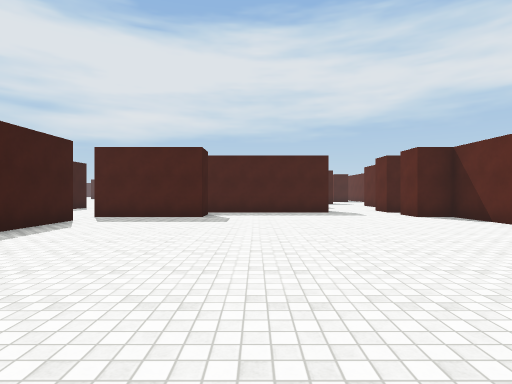
[1] (above)

24 first-person views from a walk through a 3-D level made in the Unity game engine. The camera is 1.4 m above the floor, looks level and sees 80° across. The floor is counted in squares, 2 m on a side. Each view is taken from the middle of a square. On the plan, view 1 faces up. The plan holds only what a view shows up to about 10 squares ahead; the rest is blank. The place goes on beyond the plan. Surface patterns are stand-ins for the level's own textures.

[2]
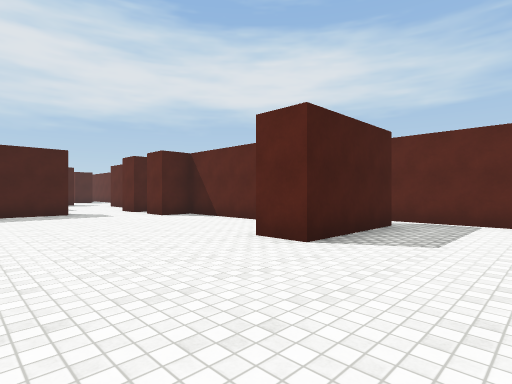

[3]
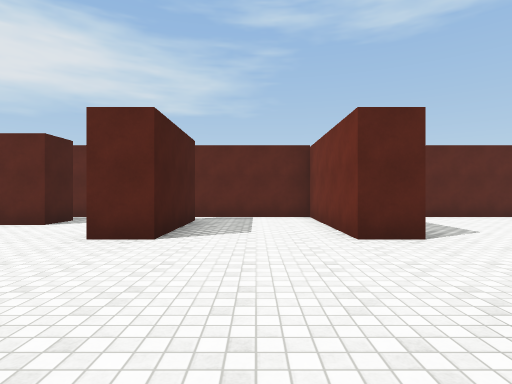

[4]
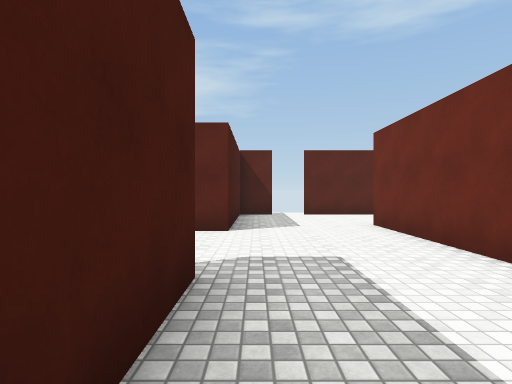

[5]
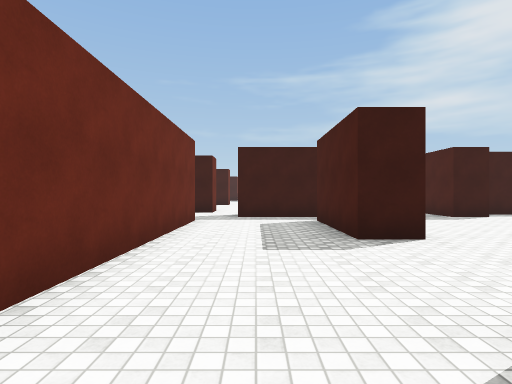

[6]
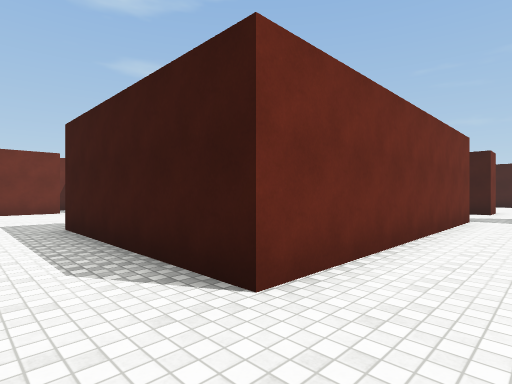

[7]
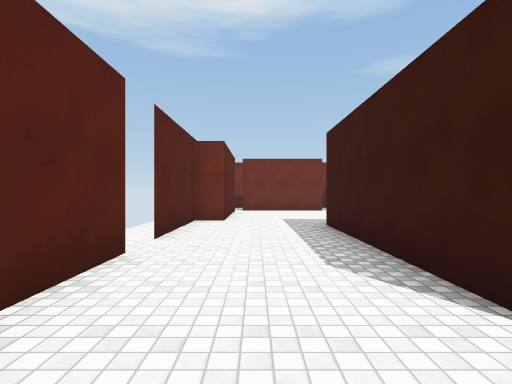

[8]
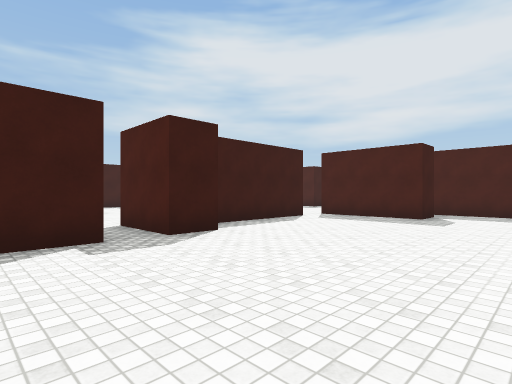

[9]
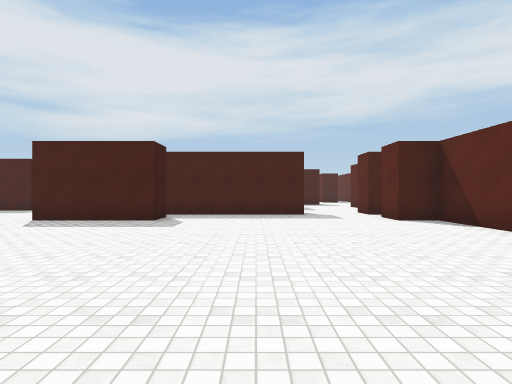

[10]
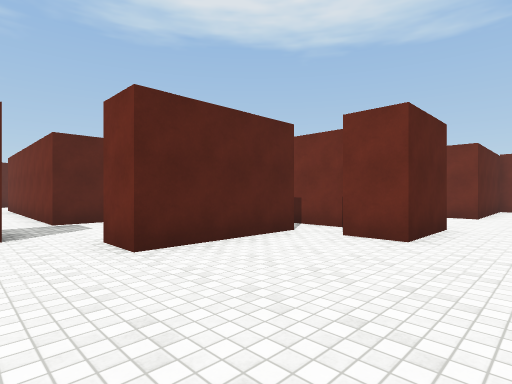

[11]
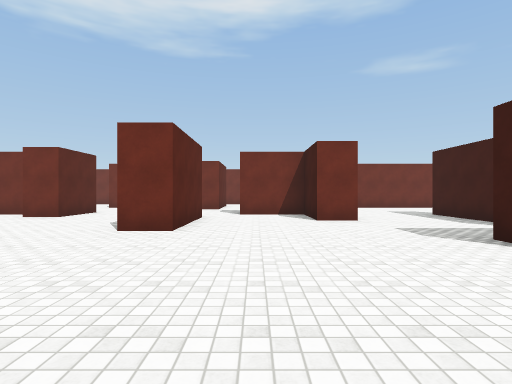

[12]
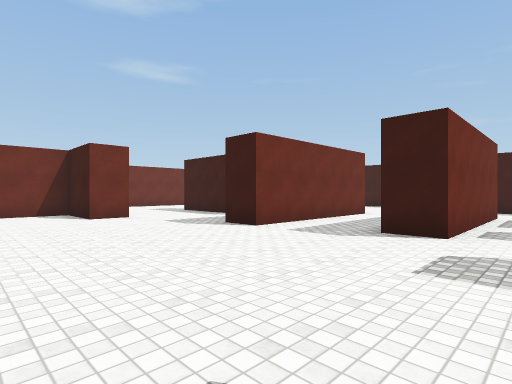

[13]
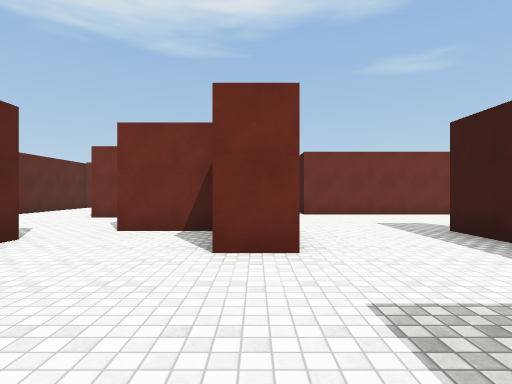

[14]
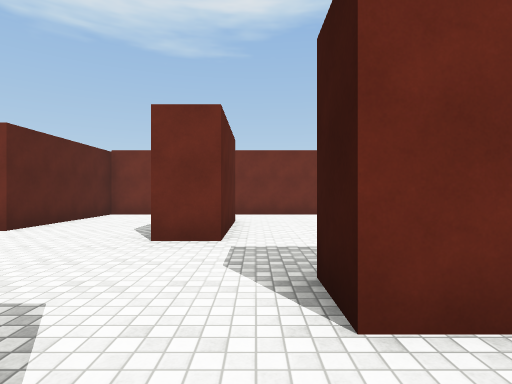

[15]
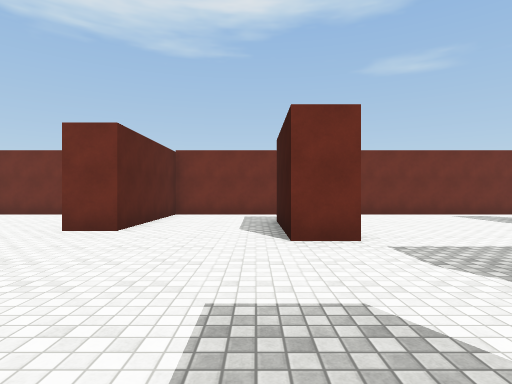

[16]
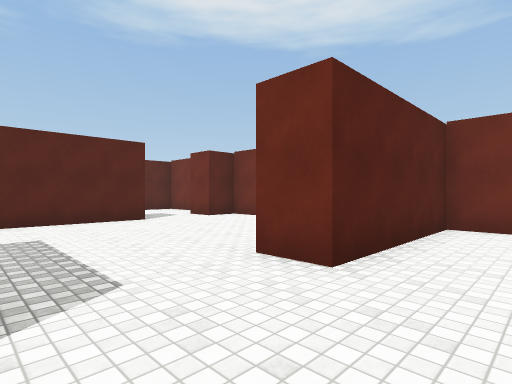

[17]
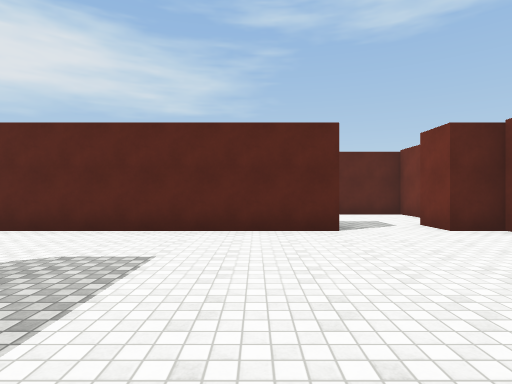

[18]
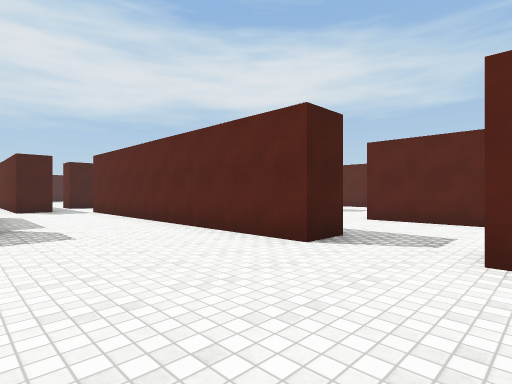

[19]
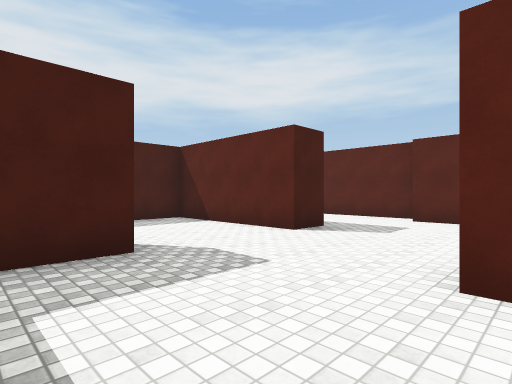

[20]
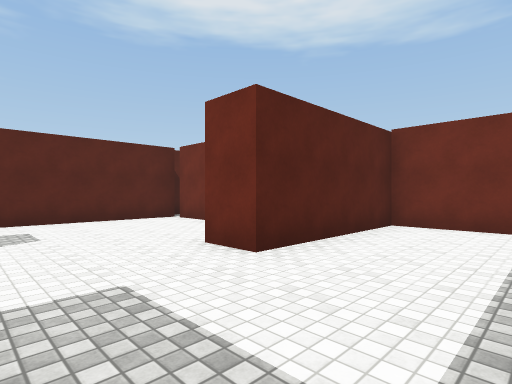

[21]
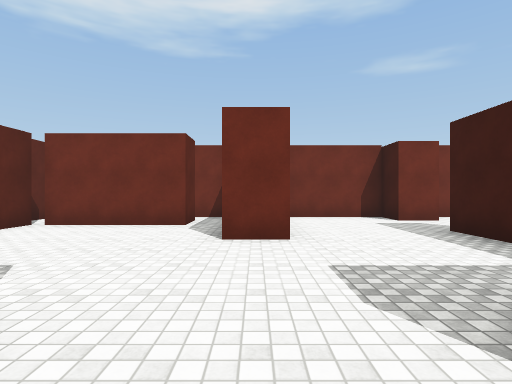

[22]
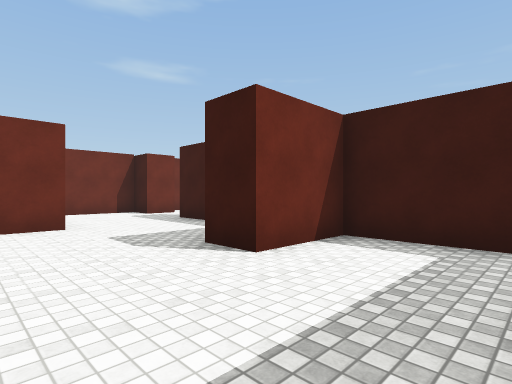

[23]
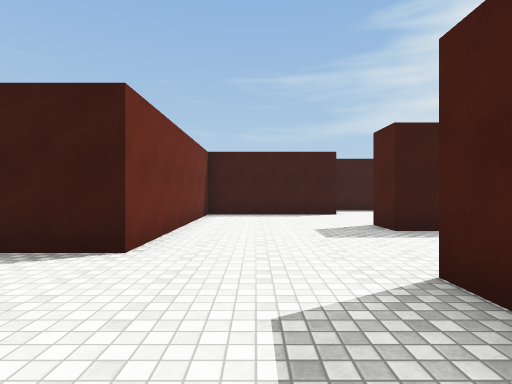

[24]
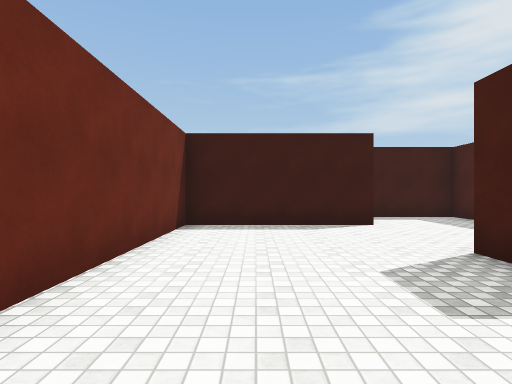

### Floor plan
Ten units are one square. View 1 is at (0, 0); x grows to the right and y downward. Boxes are objects, and circles mark ways between rooms. Rooms are numbered by the first view taken in them; rooms with no view inside come last. Other rooms are left out.
<svg viewBox="-260 -115 340 285">
<path fill="none" stroke="#000" d="M5 4 5 15 -25 15M65 -25 35 -25 35 -35M55 -55 55 -85 45 -85 45 -95M-35 -15 -35 -4M-35 -36 -35 -25M71 15 35 15 35 5 75 5 75 -29M-35 12 -35 35M75 25 75 15M-25 45 45 45 45 95M-15 -95 -15 -85 -45 -85M-45 -75 -45 -42M26 -105 -19 -105M45 -105 45 -110M75 65 75 35M68 105 75 105 75 75M-125 75 -125 45 -115 45M-165 65 -155 65 -155 85 -135 85 -135 95M-65 75 -65 45 -55 45 -55 51M-85 95 -85 75 -75 75M-70 85 -56 85M-158 95 -165 95M-195 60 -195 85 -205 85M-204 -8 -182 -8 -182 2M-35 -25 -55 -25M-225 25 -175 25 -175 35M-125 144 -125 114 -115 114 -115 142M-235 84 -235 125 -175 125 -175 140M-246 55 -255 55 -255 78M-25 135 -25 45M-190 165 -85 165 -85 125 -75 125M-50 165 -25 165 -25 155M45 95 35 95 35 55 21 55M-15 121 -15 135 -25 135M35 145 65 145M-15 64 -15 85 5 85 5 95 -8 95M68 145 68 105M-25 155 -15 155 -15 165 15 165 15 125 25 125"/>
<circle cx="-30" cy="40" r="3" fill="#2a7"/>
<circle cx="-40" cy="-20" r="3" fill="#2a7"/>
<circle cx="-50" cy="-80" r="3" fill="#2a7"/>
<circle cx="55" cy="105" r="3" fill="#2a7"/>
<circle cx="-20" cy="145" r="3" fill="#2a7"/>
<text x="20" y="-20">1</text>
<text x="-120" y="30">2</text>
<text x="20" y="110">3</text>
</svg>
Room 1 opens to room 2. Room 1 opens to room 3. Room 2 opens to room 3.

Where each view was taken, in squares from view 1:
view 1: 0 up, 0 right, facing up
view 2: 0 up, 0 right, facing up-right
view 3: 1 up, 1 left, facing right
view 4: 2 down, 2 left, facing right
view 5: 3 down, 5 right, facing left
view 6: 3 down, 6 right, facing down-left
view 7: 3 down, 6 right, facing down
view 8: 0 up, 1 right, facing up-left
view 9: 1 up, 1 right, facing up
view 10: 3 down, 10 left, facing down-right
view 11: 1 up, 14 left, facing down
view 12: 2 up, 13 left, facing down-left
view 13: 3 down, 16 left, facing down
view 14: 7 down, 13 left, facing down
view 15: 7 down, 11 left, facing down
view 16: 10 down, 10 left, facing down-right
view 17: 12 down, 8 left, facing right
view 18: 16 down, 6 left, facing up-right
view 19: 13 down, 1 left, facing up-right
view 20: 10 down, 1 left, facing down-right
view 21: 8 down, 2 right, facing down
view 22: 6 down, 3 right, facing down-left
view 23: 11 down, 14 left, facing left
view 24: 11 down, 17 left, facing left
